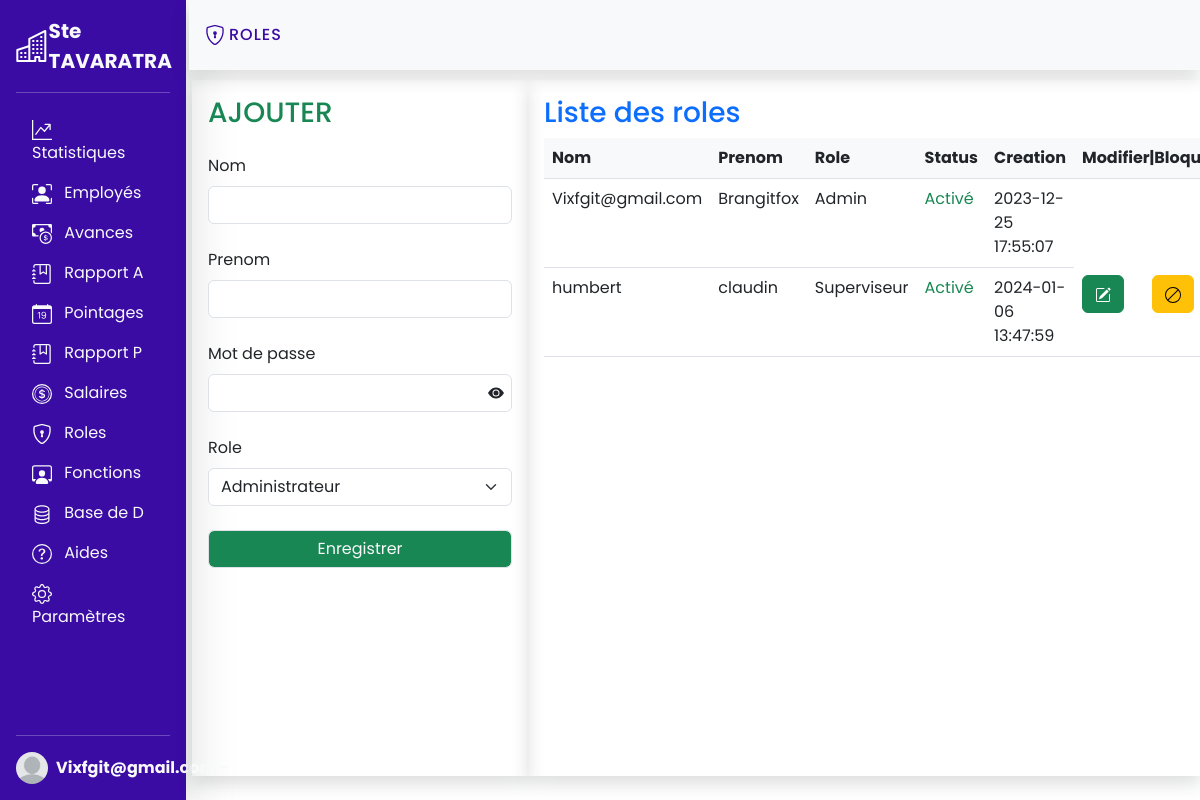
Screenshot of /php/pages/roles.php (signed in) with the database file from the repository.
### tables this page shows
CREATE TABLE `roles` (
  `id` int(11) NOT NULL AUTO_INCREMENT,
  `name` varchar(50) NOT NULL,
  `firstname` varchar(50) NOT NULL,
  `password` varchar(255) NOT NULL,
  `role_name` varchar(50) NOT NULL,
  `status` varchar(50) NOT NULL,
  `date` timestamp NOT NULL DEFAULT current_timestamp() ON UPDATE current_timestamp(),
  PRIMARY KEY (`id`)
);

### php/class/Workers.php (called while the page is built, shortened)
<?php
class Workers
{
    private $host = '127.0.0.1';
    private $db = 'tavaratra';
    private $user = 'root';
    private $pdo = null;
    public function connect()
    {
        return new PDO('mysql:host=' . $this->host . ';dbname=' . $this->db . ';', $this->user, '');
    }
    public function getPdo()
    {
        if ($this->pdo == null) {
            $this->pdo = $this->connect();
        }
        return $this->pdo;
    }
}

### php/class/Roles.php (called while the page is built, shortened)
<?php
class Roles extends Workers
{
    public function listOfRole()
    {
        $query = parent::getPdo()
            ->query('SELECT * FROM roles');
        $query->execute();
        return $query->fetchAll();
    }
    public function getRoleInfo()
    {
        $query = parent::getPdo()
            ->prepare('SELECT * FROM roles WHERE id = ?');
        $query->execute([$this->getRoleId()]);
        return $query->fetch();
    }
}

### php/pages/roles.php (the view, shortened to what this page needs)
<?php
require '../class/Workers.php';
require '../class/Roles.php';
$roles = new Roles();
$roles->newRole();
$roles->changeRole();
?>
<!DOCTYPE html>
<html lang="en">
<head>
    <link rel="stylesheet" href="../../assets/css/bootstrap.min.css">
</head>
<body>
    <?php include '../sections/navbars.php' ?>
    <div class="plaque shadow d-flex align-items-center justify-content-left bg-light   p-3 " >
                <h5 class="fs-6 mt-2  c ls">ROLES</h5>
            </div>
            <?php if($_SESSION['user']['role_name'] != 'Utilisateur'):?>
            <div class="container">
                <div class="row">
                        <div class="col-4  shadow p-3">
                            <form method="post">
                                <h3 class="text-left text-success">AJOUTER</h3>
                                <div class="mt-4 mb-1">
                                    <label for="nom" class="form-label">Nom</label>
                                    <input type="text" class="form-control" id="nom" name="nom" value="<?=empty($roles->getRoleInfo())?'': $roles->getRoleInfo()['name']?>" required>
                                </div>
                                <div class="mt-4 mb-1">
                                    <label for="prenom" class="form-label">Prenom</label>
                                    <input type="text" class="form-control" id="prenom" name="prenom" value="<?=empty($roles->getRoleInfo())?'': $roles->getRoleInfo()['firstname']?>">
                                </div>
                                <div class="mt-4 mb-1" id="pass">
                                <svg class="look" xmlns="http://www.w3.org/2000/svg" width="16" height="16" fill="currentColor" class="bi bi-eye-fill" viewBox="0 0 16 16">
                                <path d="M10.5 8a2.5 2.5 0 1 1-5 0 2.5 2.5 0 0 1 5 0"/>
                                <path d="M0 8s3-5.5 8-5.5S16 8 16 8s-3 5.5-8 5.5S0 8 0 8m8 3.5a3.5 3.5 0 1 0 0-7 3.5 3.5 0 0 0 0 7"/>
                                </svg>
                                    <label for="password" class="form-label">Mot de passe</label>
                                    <input type="password" class="form-control" id="password" name="password" <?= empty($_GET['id'])?'required':'';?>>
                                </div>
                                <div class="mt-4 mb-1">
                                    <label for="role" class="form-label">Role</label>
                                    <select name="roles" id="role" class="form-select">
                                        <option value="Admin" <?php if(!empty($roles->getRoleInfo()) && $roles->getRoleInfo()['role_name']=='Admin'){echo 'selected';}?>>Administrateur</option>
                                    </select>
                                </div>
                                <div class="mt-4 mb-1">
                                    <?php if($_SESSION['user']['role_name'] != 'Utilisateur'):?>
                                    <input type="submit" value="Enregistrer" class="form-control bg-success text-light">
                                    <?php endif ?>
                                </div>
                            </form>
                        </div>
                        <div class="col-8  shadow p-3">
                            <h3 class="text-primary">Liste des roles</h3>
                            <table class="table">
                                <thead class="bg-light">
                                    <tr>
                                        <th>Nom</th>
                                        <th>Prenom</th>
                                        <th>Role</th>
                                        <th>Status</th>
                                        <th>Creation</th>
                                        <th>Modifier|Bloquer|Supprimer</th>
                                    </tr>
                                </thead>
                                <tbody>
                                    <?php foreach($roles->ListOfRole() as $role):?>
                                    <tr>
                                        <td><?=$role['name']?></td>
                                        <td><?=$role['firstname']?></td>
                                        <td><?=$role['role_name']?></td>
                                        <?php if($role['status'] == 'Activé'):?>
                                        <td class="text-success"><?=$role['status']?></td>
                                        <?php else :?>
                                        <td class="text-danger"><?=$role['status']?></td>
                                        <?php endif?>
                                        <td><?=$role['date']?></td>
                                        <?php if($_SESSION['user']['role_name'] == 'Admin' || $_SESSION['user']['role_name']=='Superviseur'):?>
                                            <?php if($role['role_name'] != 'Admin' && $role['role_name'] != $_SESSION['user']['role_name']):?>
                                        <td><a href="roles.php?id=<?=$role['id']?>"  class="btn btn-success me-4 ">
                                        </a>
                                        <?php if($role['status']=='Bloqué'):?>
                                        <a href="deblocRole.php?id=<?=$role['id']?>" title="Debloqué" onclick="return confirm('Vous voulez vraiment bloquer ce role ?')" class="btn btn-secondary me-4">
                                            <svg xmlns="http://www.w3.org/2000/svg" width="16" height="16" fill="currentColor" class="bi bi-ban" viewBox="0 0 16 16">
                                            <path d="M15 8a6.973 6.973 0 0 0-1.71-4.584l-9.874 9.875A7 7 0 0 0 15 8M2.71 12.584l9.874-9.875a7 7 0 0 0-9.874 9.874ZM16 8A8 8 0 1 1 0 8a8 8 0 0 1 16 0"/>
                                            </svg>
                                        </a>
                                        <?php else :?>
                                            <a href="blockRole.php?id=<?=$role['id']?>" title="Bloqué" onclick="return confirm('Vous voulez vraiment bloquer ce role ?')" class="btn btn-warning me-4">
                                            <svg xmlns="http://www.w3.org/2000/svg" width="16" height="16" fill="currentColor" class="bi bi-ban" viewBox="0 0 16 16">
                                            <path d="M15 8a6.973 6.973 0 0 0-1.71-4.584l-9.874 9.875A7 7 0 0 0 15 8M2.71 12.584l9.874-9.875a7 7 0 0 0-9.874 9.874ZM16 8A8 8 0 1 1 0 8a8 8 0 0 1 16 0"/>
                                            </svg>
                                        </a>
                                        <?php endif ?>
                                        <?php endif?>
                                        <?php endif ?>
                                        </td>
                                    </tr>
                                    <?php endforeach ?>
                                </tbody>
                            </table>
                        </div>
                </div>
            </div>
            <?php else :?>
                <h5 class="text-center text-danger a">Vous n'avez pas acces !!</h5>
                <img class="bloquer" src="../../assets/imgs/téléchargement.png" alt="">
        <?php endif ?>
</body>
</html>

### php/sections/font.php (style rules this page uses)
* { font-family: 'Poppins', sans-serif; }

### php/pages/roles.php (style rules this page uses)
.plaque { width: 84.25%; height: 8.7vh; position: absolute; top: 0; right: 0; font-family: 'Poppins', sans-serif; }
.c { color: #3A0CA3; }
.ls { letter-spacing: 1px; }
.container { width: 84%; height: 89vh; position: absolute; top: 5rem; right: 0; }
.row { height: 87vh; }
.col-8 { height: 87vh; overflow: auto; }
#pass { position: relative; }
#pass svg { position: absolute; right: .5rem; top: 2.7rem; }
thead { position: sticky; top: 0; }

### rows the page displays
roles: name "Vixfgit@gmail.com", firstname "Brangitfox", role_name "Admin", status "Activé", date "2023-12-25 17:55:07"
roles: name "humbert", firstname "claudin", role_name "Superviseur", status "Activé", date "2024-01-06 13:47:59"

### other values shown
$_SESSION['user']['name'] "Vixfgit@gmail.com"
